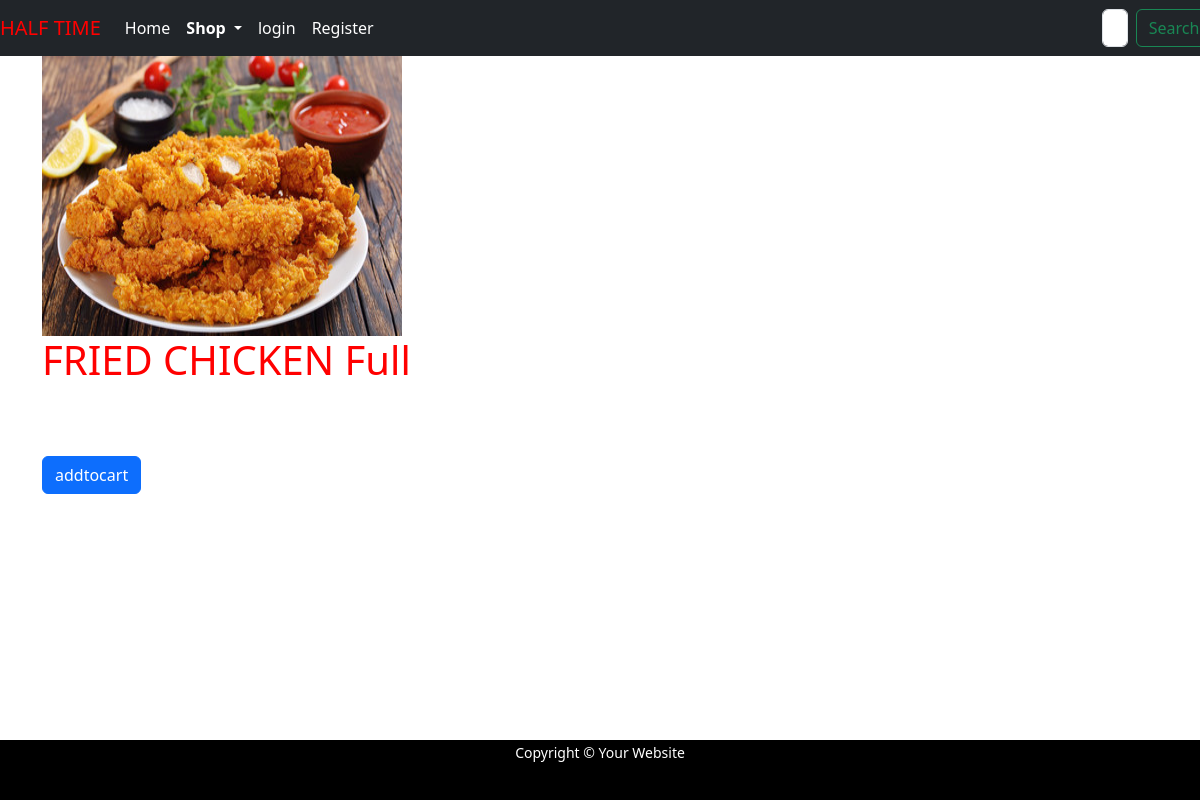
/prodetail/fried-chicken, run on the app's committed database.
### resto/models.py (models this page shows, shortened)
class Product(models.Model):
    name = models.CharField(max_length=20)
    desc = models.TextField()
    slug = models.SlugField(max_length=250, unique=True)
    img = models.ImageField(upload_to="resto/Category", null=True, blank=True)
    price=models.DecimalField(max_digits=5,decimal_places=2)
    stock=models.DecimalField(max_digits=5,decimal_places=2)
    created=models.DateTimeField(auto_now_add=True)
    updated=models.DateTimeField(auto_now=True)
    category=models.ForeignKey(Category,on_delete=models.CASCADE)
    available = models.BooleanField(default=True)

### resto/views.py (the view)
# urls.py: path('prodetail/<slug:pslug>',views.prodetail,name='prodetail'),
def prodetail(request,pslug):
    p=Product.objects.get(slug=pslug)
    return render(request,'detail.html',{'p':p})

### cart/context_processors.py (called while the page is built, shortened)
def counter(request):
    item_count=0
    return {'item_count':item_count}

### resto/context_processors.py (called while the page is built)
def menu_links(request):
    links=Category.objects.all()
    return {'links':links}

### templates/detail.html
{% extends 'base.html' %}
{% load static %}
{% block content %}
<div class="container">
    <div class="row">
        <div class="col-sm-3">
            <img src="{{p.img.url}}" style="height:280px;width:360px;" alt="{{p.img.url}}">
        </div>
        <div class="col-sm-10">
            <div>
                <h1 style="color:red">{{p.name}} Full </h1>
                <p style="font-weight:bold;color:white;font-size:2rem;">{{p.price}} </p>
<a class="btn btn-primary" href="{% url 'cart:addtocart' p.id %}">addtocart</a>
            </div>
        </div>
    </div>
</div>
{% endblock %}

### static/css/custom.css (style rules this page uses)
#background { background-repeat:no-repeat; background-size:1580px 900px; background-position:top; background-attachment:fixed; }

### data on the page
Product: img (picture), name "FRIED CHICKEN"
